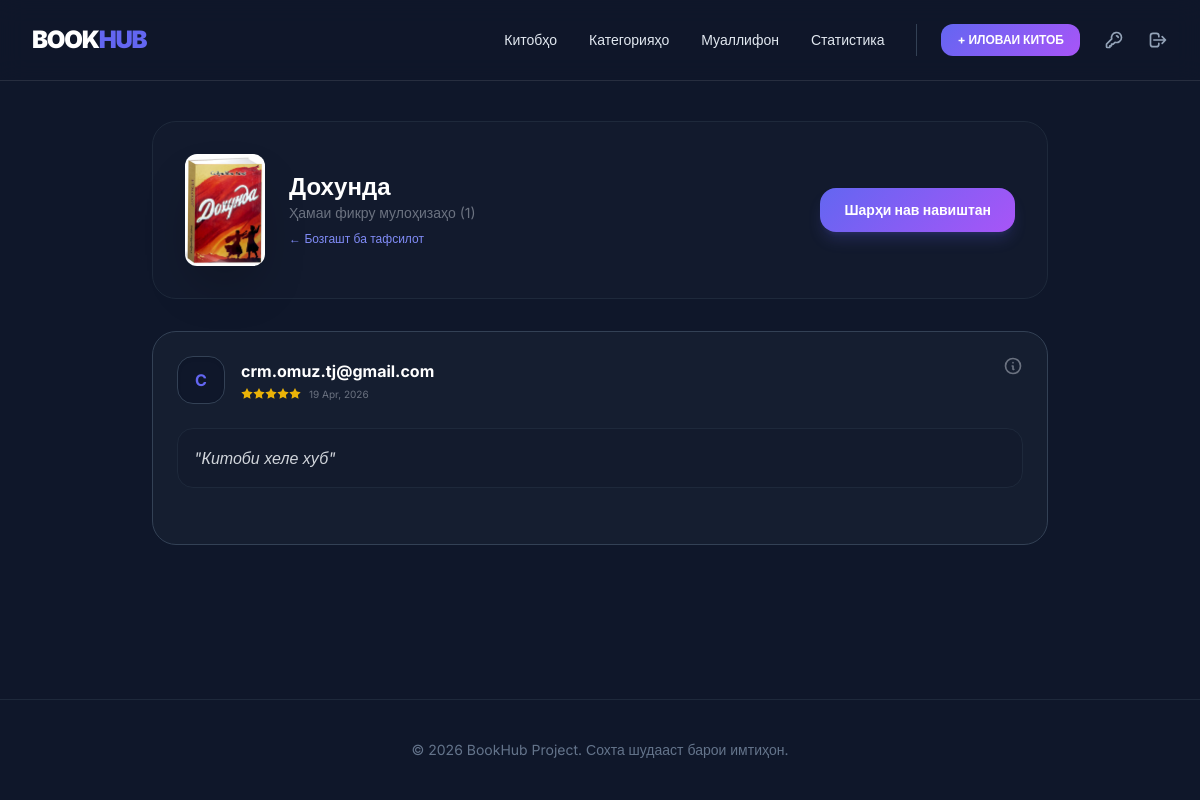
The app's page /list_review/2/ (signed in), older data.
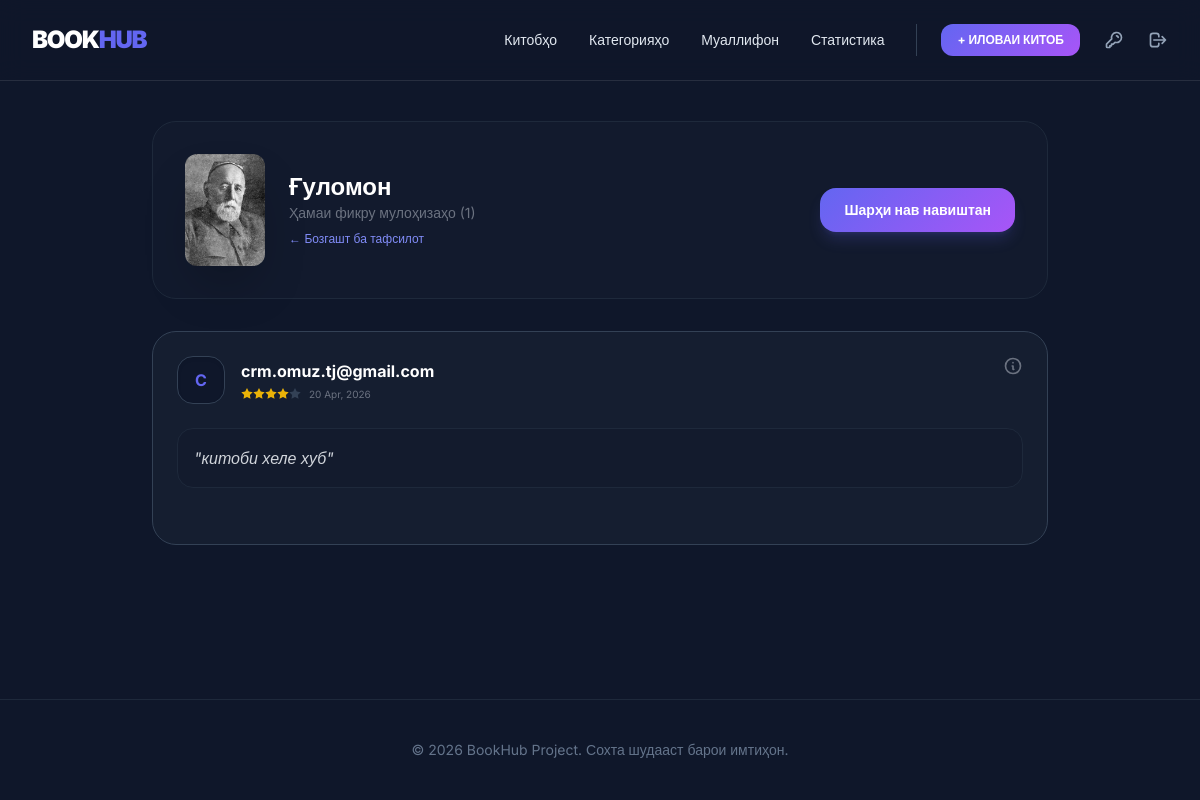
The same page, newer data.
### app/models.py (models this page shows, shortened)
class Book(models.Model):
    title = models.CharField(max_length=50)
    description = models.TextField()
    price = models.DecimalField(max_digits=15,decimal_places=2)
    cover_image = models.ImageField(upload_to="books/")
    created_at = models.DateTimeField(auto_now_add=True)
    author = models.ForeignKey(Author,related_name='books',on_delete=models.CASCADE)
    category = models.ForeignKey(Category,related_name='books',on_delete=models.CASCADE)
    created_by = models.ForeignKey(User,related_name='books',on_delete=models.CASCADE)

class Review(models.Model):
    book = models.ForeignKey(Book,related_name='reviews',on_delete=models.CASCADE)
    user = models.ForeignKey(User,related_name='reviews',on_delete=models.CASCADE)
    text = models.TextField()
    rating = models.IntegerField()
    created_at = models.DateTimeField(auto_now_add=True)

class User(models.Model):
    email = models.EmailField(unique=True)
    password = models.CharField(max_length=225)
    is_active = models.BooleanField(default=False)
    is_staff = models.BooleanField(default=False)
    is_verified = models.BooleanField(default=False)
    email_token = models.UUIDField(default=uuid.uuid4, editable=False)
    reset_token = models.UUIDField(null=True, blank=True)

### app/views.py (the view)
# urls.py: path('list_review/<int:book_id>/', list_review, name='list_review'),
def list_review(request, book_id):
    if not request.session.get('user_id'):
        return redirect('login')
    book    = get_object_or_404(Book, id=book_id)
    reviews = book.reviews.select_related('user').all()
    return render(request, 'reviews.html', {'reviews': reviews, 'book': book})

### templates/reviews.html (shortened to what this page needs)
{% extends 'base.html' %}
{% block content %}
<div class="max-w-4xl mx-auto space-y-8">
    <div class="flex flex-col md:flex-row justify-between items-start md:items-center gap-6 bg-slate-800/20 p-8 rounded-3xl border border-slate-800">
        <div class="flex items-center gap-6">
            {% if book.cover_image %}
                <img src="{{ book.cover_image.url }}" class="w-20 h-28 object-cover rounded-xl shadow-2xl">
            {% endif %}
            <div>
                <h1 class="text-2xl font-black text-white">{{ book.title }}</h1>
                <p class="text-gray-500 text-sm">Ҳамаи фикру мулоҳизаҳо ({{ reviews.count }})</p>
                <a href="{% url 'detail_book' book.id %}" class="text-indigo-400 text-xs hover:underline mt-2 inline-block">&larr; Бозгашт ба тафсилот</a>
            </div>
        </div>
        <a href="{% url 'create_review' book.id %}" class="btn-premium px-6 py-3 rounded-2xl text-white font-bold text-sm shadow-lg shadow-indigo-500/20">
            Шарҳи нав навиштан
        </a>
    </div>
    <div class="space-y-6">
        {% for review in reviews %}
        <div class="bg-slate-800/40 border border-slate-700 p-6 rounded-3xl hover:border-slate-600 transition-all group">
            <div class="flex justify-between items-start">
                <div class="flex items-center gap-4">
                    <div class="w-12 h-12 rounded-2xl bg-slate-900 border border-slate-700 flex items-center justify-center text-indigo-500 font-bold shadow-inner">
                        {{ review.user.email|slice:":1"|upper }}
                    </div>
                    <div>
                        <h4 class="text-white font-bold">{{ review.user.email }}</h4>
                        <div class="flex items-center gap-2 mt-1">
                            <div class="flex text-yellow-500">
                                {% for i in "12345" %}
                                    {% if forloop.counter <= review.rating %}
                                        <svg class="w-3 h-3 fill-current" viewBox="0 0 20 20"><path d="M10 15l-5.878 3.09 1.123-6.545L.489 6.91l6.572-.955L10 0l2.939 5.955 6.572.955-4.756 4.635 1.123 6.545z"/></svg>
                                    {% else %}
                                        <svg class="w-3 h-3 fill-current text-slate-700" viewBox="0 0 20 20"><path d="M10 15l-5.878 3.09 1.123-6.545L.489 6.91l6.572-.955L10 0l2.939 5.955 6.572.955-4.756 4.635 1.123 6.545z"/></svg>
                                    {% endif %}
                                {% endfor %}
                            </div>
                            <span class="text-[10px] text-gray-500">{{ review.created_at|date:"d M, Y" }}</span>
                        </div>
                    </div>
                </div>
                <a href="{% url 'detail_review' review.id %}" class="text-gray-500 hover:text-white transition">
                    <svg xmlns="http://www.w3.org/2000/svg" class="h-5 w-5" fill="none" viewBox="0 0 24 24" stroke="currentColor">
                        <path stroke-linecap="round" stroke-linejoin="round" stroke-width="2" d="M13 16h-1v-4h-1m1-4h.01M21 12a9 9 0 11-18 0 9 9 0 0118 0z" />
                    </svg>
                </a>
            </div>
            <div class="mt-6 text-gray-300 leading-relaxed bg-slate-900/40 p-4 rounded-2xl border border-slate-800 italic">
                "{{ review.text }}"
            </div>
        </div>
        {% empty %}
        <div class="py-20 text-center bg-slate-800/10 border border-dashed border-slate-700 rounded-3xl">
            <p class="text-gray-500 text-lg">То ҳол ягон шарҳ навишта нашудааст.</p>
        </div>
        {% endfor %}
    </div>
</div>
{% endblock %}

Row changes from the older to the newer data that the page shows:
changed Book: cover_image: a different picture; title "Дохунда" → "Ғуломон"
changed Review "crm.omuz.tj@gmail.com": rating 5 → 4 (drawn); created_at "19 Apr, 2026" → "20 Apr, 2026"; text "Китоби хеле хуб" → "китоби хеле хуб"
